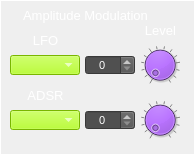
     <widget class="CustomFrame" name="frame_Osc1AmpMod">
      <property name="geometry">
       <rect>
        <x>350</x>
        <y>335</y>
        <width>195</width>
        <height>155</height>
       </rect>
      </property>
      <property name="styleSheet">
       <string notr="true">color: rgb(255, 255, 255);</string>
      </property>
      <property name="frameShape">
       <enum>QFrame::Panel</enum>
      </property>
      <property name="frameShadow">
       <enum>QFrame::Plain</enum>
      </property>
      <property name="midLineWidth">
       <number>1</number>
      </property>
      <widget class="CustomComboBox" name="comboBox_Osc1AmpModLFO">
       <property name="geometry">
        <rect>
         <x>10</x>
         <y>55</y>
         <width>70</width>
         <height>20</height>
        </rect>
       </property>
       <property name="font">
        <font>
         <pointsize>8</pointsize>
        </font>
       </property>
       <property name="focusPolicy">
        <enum>Qt::NoFocus</enum>
       </property>
       <property name="styleSheet">
        <string notr="true">selection-background-color: rgb(255, 0, 0);
border-color: rgb(0, 0, 0);
background-color: rgb(170, 255, 0);
</string>
       </property>
       <property name="currentText">
        <string/>
       </property>
       <property name="currentIndex">
        <number>-1</number>
       </property>
       <property name="maxVisibleItems">
        <number>4</number>
       </property>
      </widget>
      <widget class="CustomComboBox" name="comboBox_Osc1AmpModAdsr">
       <property name="geometry">
        <rect>
         <x>10</x>
         <y>110</y>
         <width>70</width>
         <height>20</height>
        </rect>
       </property>
       <property name="font">
        <font>
         <pointsize>8</pointsize>
        </font>
       </property>
       <property name="focusPolicy">
        <enum>Qt::NoFocus</enum>
       </property>
       <property name="styleSheet">
        <string notr="true">selection-background-color: rgb(255, 0, 0);
border-color: rgb(0, 0, 0);
background-color: rgb(170, 255, 0);
</string>
       </property>
       <property name="currentText">
        <string/>
       </property>
       <property name="currentIndex">
        <number>-1</number>
       </property>
       <property name="maxVisibleItems">
        <number>4</number>
       </property>
      </widget>
      <widget class="QLabel" name="label_31">
       <property name="geometry">
        <rect>
         <x>20</x>
         <y>30</y>
         <width>51</width>
         <height>21</height>
        </rect>
       </property>
       <property name="font">
        <font>
         <pointsize>10</pointsize>
        </font>
       </property>
       <property name="styleSheet">
        <string notr="true">color: rgb(255, 255, 255);</string>
       </property>
       <property name="text">
        <string>LFO</string>
       </property>
       <property name="alignment">
        <set>Qt::AlignCenter</set>
       </property>
      </widget>
      <widget class="QLabel" name="label_32">
       <property name="geometry">
        <rect>
         <x>10</x>
         <y>5</y>
         <width>151</width>
         <height>20</height>
        </rect>
       </property>
       <property name="font">
        <font>
         <pointsize>10</pointsize>
        </font>
       </property>
       <property name="styleSheet">
        <string notr="true">color: rgb(255, 255, 255);</string>
       </property>
       <property name="text">
        <string>Amplitude Modulation</string>
       </property>
       <property name="alignment">
        <set>Qt::AlignCenter</set>
       </property>
      </widget>
      <widget class="CustomDial" name="dial_Osc1AmpModLFOLevel">
       <property name="geometry">
        <rect>
         <x>140</x>
         <y>45</y>
         <width>40</width>
         <height>40</height>
        </rect>
       </property>
       <property name="focusPolicy">
        <enum>Qt::NoFocus</enum>
       </property>
       <property name="styleSheet">
        <string notr="true">background-color: rgb(170, 85, 255);</string>
       </property>
       <property name="maximum">
        <number>100</number>
       </property>
       <property name="value">
        <number>0</number>
       </property>
       <property name="wrapping">
        <bool>false</bool>
       </property>
       <property name="notchTarget">
        <double>8.000000000000000</double>
       </property>
       <property name="notchesVisible">
        <bool>true</bool>
       </property>
      </widget>
      <widget class="CustomDial" name="dial_Osc1AmpModAdsrLevel">
       <property name="geometry">
        <rect>
         <x>140</x>
         <y>100</y>
         <width>40</width>
         <height>40</height>
        </rect>
       </property>
       <property name="focusPolicy">
        <enum>Qt::NoFocus</enum>
       </property>
       <property name="styleSheet">
        <string notr="true">background-color: rgb(170, 85, 255);</string>
       </property>
       <property name="maximum">
        <number>100</number>
       </property>
       <property name="value">
        <number>0</number>
       </property>
       <property name="wrapping">
        <bool>false</bool>
       </property>
       <property name="notchTarget">
        <double>8.000000000000000</double>
       </property>
       <property name="notchesVisible">
        <bool>true</bool>
       </property>
      </widget>
      <widget class="QLabel" name="label_33">
       <property name="geometry">
        <rect>
         <x>20</x>
         <y>85</y>
         <width>51</width>
         <height>21</height>
        </rect>
       </property>
       <property name="font">
        <font>
         <pointsize>10</pointsize>
        </font>
       </property>
       <property name="styleSheet">
        <string notr="true">color: rgb(255, 255, 255);</string>
       </property>
       <property name="text">
        <string>ADSR</string>
       </property>
       <property name="alignment">
        <set>Qt::AlignCenter</set>
       </property>
      </widget>
      <widget class="QLabel" name="label_34">
       <property name="geometry">
        <rect>
         <x>135</x>
         <y>20</y>
         <width>51</width>
         <height>21</height>
        </rect>
       </property>
       <property name="font">
        <font>
         <pointsize>10</pointsize>
        </font>
       </property>
       <property name="styleSheet">
        <string notr="true">color: rgb(255, 255, 255);</string>
       </property>
       <property name="text">
        <string>Level</string>
       </property>
       <property name="alignment">
        <set>Qt::AlignCenter</set>
       </property>
      </widget>
      <widget class="QSpinBox" name="spinBox_Osc1AmpModLfoLevel">
       <property name="geometry">
        <rect>
         <x>85</x>
         <y>55</y>
         <width>50</width>
         <height>20</height>
        </rect>
       </property>
       <property name="font">
        <font>
         <pointsize>8</pointsize>
        </font>
       </property>
       <property name="focusPolicy">
        <enum>Qt::NoFocus</enum>
       </property>
       <property name="styleSheet">
        <string notr="true">background-color: rgb(80,80,80);
color: rgb(255, 255, 255);</string>
       </property>
       <property name="alignment">
        <set>Qt::AlignCenter</set>
       </property>
       <property name="readOnly">
        <bool>false</bool>
       </property>
       <property name="accelerated">
        <bool>true</bool>
       </property>
       <property name="maximum">
        <number>100</number>
       </property>
       <property name="value">
        <number>0</number>
       </property>
      </widget>
      <widget class="QSpinBox" name="spinBox_Osc1AmpModAdsrLevel">
       <property name="geometry">
        <rect>
         <x>85</x>
         <y>110</y>
         <width>50</width>
         <height>20</height>
        </rect>
       </property>
       <property name="font">
        <font>
         <pointsize>8</pointsize>
        </font>
       </property>
       <property name="focusPolicy">
        <enum>Qt::NoFocus</enum>
       </property>
       <property name="styleSheet">
        <string notr="true">background-color: rgb(80,80,80);
color: rgb(255, 255, 255);</string>
       </property>
       <property name="alignment">
        <set>Qt::AlignCenter</set>
       </property>
       <property name="readOnly">
        <bool>false</bool>
       </property>
       <property name="accelerated">
        <bool>true</bool>
       </property>
       <property name="maximum">
        <number>100</number>
       </property>
       <property name="value">
        <number>0</number>
       </property>
      </widget>
     </widget>
